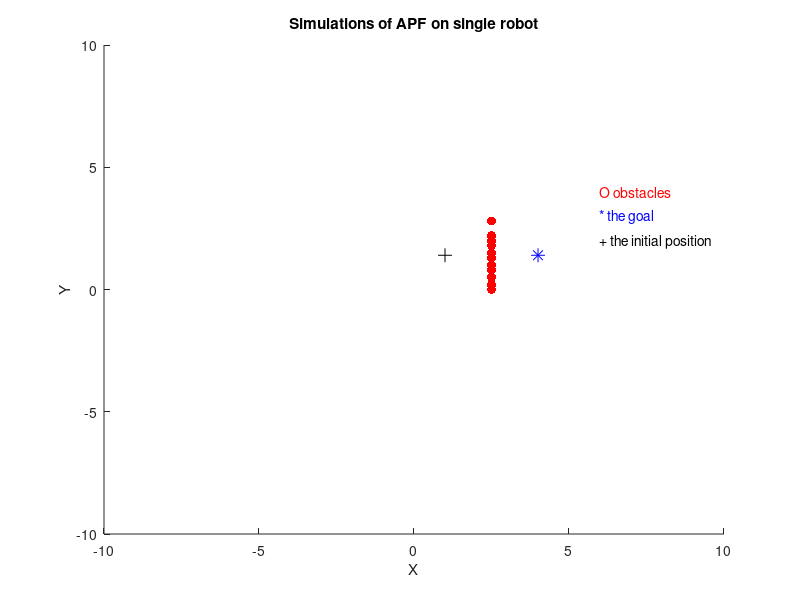

Reproduce this figure in MATLAB. (Note: this script raises an error after producing the figure.)
tic
figure(1);
axis([-10 10 -10 10]);

%--------- begin point and over point setting ---------------%

%for the original  
% begin=[3;3];
% over=[14;14]; 

%for the unreachable target 
% begin=[6;8];
% over=[9;8];

%for the local minimum  
begin=[1;1.4];
over=[4;1.4];



hold on;
plot(begin(1),begin(2),'+k','MarkerSize',10);
plot(over(1),over(2),'*b','MarkerSize',10);

%---------------------------------- Obstacles setting -----------------------------------%

%for the original
% obstacle=[5 8 10 7 10 5 ;
%           5 6 9 9 13 10];

%for unreachable target issue
% obstacle= [9.2;
%             8];  

%for local minimum issue

obstacle= [ 2.5   2.5  2.5  2.5  2.5  2.5 2.5 2.5 2.5 2.5 2.5 2.5 2.5  ;
            1   1.3   1.5  1.8   0.8  0.5 2.0 0.8 0.5 0.2 2.8 2.2 0];


%---------------------------------- Plot -----------------------------------%

plot(obstacle(1,:),obstacle(2,:),'.r','Markersize',20);

xlabel('X');
ylabel('Y');
title('Simulations of APF on single robot');
text(6,2,'+ the initial position','Color','k','FontSize',10);
text(6,3,'* the goal','Color','b','FontSize',10);
text(6,4,'O obstacles','Color','r','FontSize',10);

% store the robot path
point= ob_Path(begin,over,obstacle);

T=toc